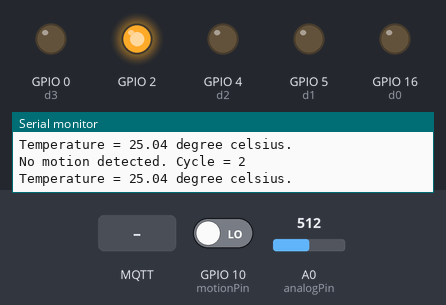
This sketch was run on a simulated ESP8266 (NodeMCU). On the bench: output pins drawn as LEDs (lit = HIGH, except the on-board LED, lit = LOW), the last lines printed to the serial monitor. The inputs (shaded band) are chosen by the test bench; at power-on: GPIO 10 (motionPin) LOW, A0 (analogPin) = 512. WiFi joins after 1.5 s; servers stay silent unless stated; random numbers use the default seed unless the sketch sets one; no MQTT or app messages arrive unless stated.

Above: at 2.7 s.
2.8 s: GPIO 10 (motionPin) driven HIGH
At 6.2 s:
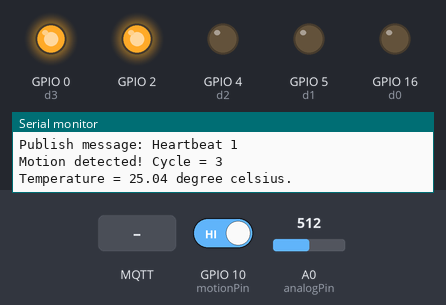
6.9 s: MQTT message "1" arrives on the first subscribed topic
8.4 s: MQTT message "on" arrives on the first subscribed topic
9.9 s: MQTT message "off" arrives on the first subscribed topic
Timing chart, 0 to 12.4 s (numbered marks = the images above; inputs shaded):
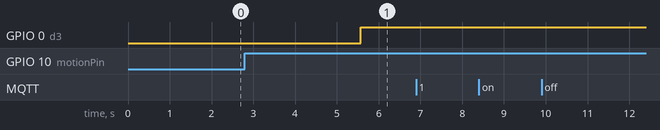

Measured:
- after the input at 2.8 s, GPIO 0 (d3): LOW → HIGH after 2.8 s

The sketch:

home-genie-nodemcu.ino
```cpp
/*
  Basic ESP8266 MQTT example
  This sketch demonstrates the capabilities of the pubsub library in combination
  with the ESP8266 board/library.
  It connects to an MQTT server then:
  - publishes "hello world" to the topic "outTopic" every two seconds
  - subscribes to the topic "inTopic", printing out any messages
    it receives. NB - it assumes the received payloads are strings not binary
  - If the first character of the topic "inTopic" is an 1, switch ON the ESP
  Led, else switch it off It will reconnect to the server if the connection is
  lost using a blocking reconnect function. See the 'mqtt_reconnect_nonblocking'
  example for how to achieve the same result without blocking the main loop. To
  install the ESP8266 board, (using Arduino 1.6.4+):
  - Add the following 3rd party board manager under "File -> Preferences ->
  Additional Boards Manager URLs":
       http://arduino.esp8266.com/stable/package_esp8266com_index.json
  - Open the "Tools -> Board -> Board Manager" and click install for the
  ESP8266"
  - Select your ESP8266 in "Tools -> Board"
*/
#include <ESP8266WiFi.h>
#include <PubSubClient.h>
#include <stdlib.h>

const char *ssid = "Void";
const char *password = "password";
const char *mqtt_server = "mqtt.eclipse.org";

const char *topic1 = "topic/ftflteam3/commands";
const char *topic2 = "topic/ftflteam3/activities";
const char *topic3 = "topic/ftflteam3/heartbeats";
const char *topic4 = "topic/ftflteam3/temperature";

// pins
int d0 = 16;  // blue led sw1
int d1 = 5;   // green led sw2
int d2 = 4;   // red led sw3
int d3 = 0;   // led
int d5 = 14;  // motor
int analogPin = A0;
int motionPin = 10;

// states
int heartbeat = 0;
bool lightAuto = true;
bool fanAuto = true;
double temperature = 0;
bool hasMotion = false;
int hasMotionCycles = 0;
int noMotionCycles = 0;

// timekeepers
unsigned long lastMsg = 0;          // millis
unsigned long lastMotionCheck = 0;  // millis
unsigned long lastTempCheck = 0;    // millis
unsigned long lastStatusSent = 0;   // millis

// intervals
const int heartbeatInterval = 5000;
const int motionCheckInterval = 1000;  // millis
const int tempCheckInterval = 1000;    // millis
const int sendStatusInterval = 1000;   // millis

// constants
const int fanStartTemp = 40;  // degree celsius
const int tempThreshold = 2;  // degree celsius

// constants needed for thermistor calculation
const double VCC = 3.3;              // NodeMCU on board 3.3v vcc
const double R2 = 10000;             // 10k ohm series resistor
const double adc_resolution = 1023;  // 10-bit adc
const double A = 0.001129148;        // thermistor equation parameters
const double B = 0.000234125;
const double C = 0.0000000876741;

// objects
WiFiClient espClient;
PubSubClient client(espClient);
#define MSG_BUFFER_SIZE (50)
char msg[MSG_BUFFER_SIZE];

void setup_wifi() {
  delay(10);
  Serial.println();
  Serial.print("Connecting to ");
  Serial.println(ssid);

  WiFi.mode(WIFI_STA);
  WiFi.begin(ssid, password);

  while (WiFi.status() != WL_CONNECTED) {
    delay(500);
    Serial.print(".");
  }

  randomSeed(micros());

  Serial.println("");
  Serial.println("WiFi connected");
  Serial.println("IP address: ");
  Serial.print(WiFi.localIP());
  Serial.println("");
}

void callback(char *topic, byte *payload, unsigned int length) {
  Serial.print("Message arrived at [");
  Serial.print(topic);
  Serial.print("]  ==> ");

  for (int i = 0; i < length; i++) {
    Serial.print((char)payload[i]);
  }
  Serial.println();

  if (strcmp(topic, topic1) == 0) {
    doAction(payload, length);
  }
}

void reconnect() {
  // Loop until we're reconnected
  while (!client.connected()) {
    Serial.print("Attempting MQTT connection...");
    // Create a random client ID
    String clientId = "ESP8266Client-";
    clientId += String(random(0xffff), HEX);
    // Attempt to connect
    if (client.connect(clientId.c_str())) {
      Serial.println("connected");
      // Once connected, publish an announcement...
      client.publish(topic2, "hello!");
      // ... and resubscribe
      client.subscribe(topic1);
    } else {
      Serial.print("failed, rc=");
      Serial.print(client.state());
      Serial.println(" trying again in 5 seconds");
      // Wait 5 seconds before retrying
      delay(5000);
    }
  }
}

void setup() {
  Serial.begin(115200);

  setup_wifi();
  client.setServer(mqtt_server, 1883);
  client.setCallback(callback);

  pinMode(BUILTIN_LED, OUTPUT);
  pinMode(d0, OUTPUT);  // sw1 blue led
  pinMode(d1, OUTPUT);  // sw2 green
  pinMode(d2, OUTPUT);  // sw3 red
  pinMode(d3, OUTPUT);  // led
  pinMode(d5, OUTPUT);  // motor
  pinMode(motionPin, INPUT);
  pinMode(analogPin, INPUT);
}

void loop() {
  if (!client.connected()) {
    reconnect();
  }

  client.loop();

  sendHeartbeat();

  motionDetect();

  thermistorTemp();

  // flow
  if (fanAuto) {
    if (temperature > fanStartTemp) {
      digitalWrite(d5, HIGH);
    } else {
      if (temperature < (fanStartTemp - tempThreshold)) {
        digitalWrite(d5, LOW);
      }
    }
  }

  if (lightAuto) {
    if (hasMotion) {
      digitalWrite(d3, HIGH);
    } else {
      digitalWrite(d3, LOW);
    }
  }

  sendStatus();

}  // loop()

void sendHeartbeat() {
  unsigned long now = millis();
  if (now - lastMsg > heartbeatInterval) {
    lastMsg = now;
    ++heartbeat;
    snprintf(msg, MSG_BUFFER_SIZE, "Heartbeat %ld", heartbeat);
    Serial.print("Publish message: ");
    Serial.println(msg);
    client.publish(topic3, msg);
  }
}

void sendStatus() {
  unsigned long now = millis();
  if (now - lastStatusSent > sendStatusInterval) {
    lastStatusSent = now;
    if (lightAuto) {
      client.publish(topic2, "switch6-on");
    } else {
      client.publish(topic2, "switch6-off");
    }
    delay(10);
    if (fanAuto) {
      client.publish(topic2, "switch7-on");
    } else {
      client.publish(topic2, "switch7-off");
    }
    delay(10);
    if (digitalRead(d0) == HIGH) {
      client.publish(topic2, "switch1-on");
    } else {
      client.publish(topic2, "switch1-off");
    }
    delay(10);
    if (digitalRead(d1) == HIGH) {
      client.publish(topic2, "switch2-on");
    } else {
      client.publish(topic2, "switch2-off");
    }
    delay(10);
    if (digitalRead(d2) == HIGH) {
      client.publish(topic2, "switch3-on");
    } else {
      client.publish(topic2, "switch3-off");
    }
    delay(10);
    if (digitalRead(d3) == HIGH) {
      client.publish(topic2, "switch4-on");
    } else {
      client.publish(topic2, "switch4-off");
    }
    delay(10);
    if (digitalRead(d5) == HIGH) {
      client.publish(topic2, "switch5-on");
    } else {
      client.publish(topic2, "switch5-off");
    }
    delay(10);
  }
}  // sendStatus()

void doAction(byte *payload, unsigned int length) {
  bool needToPublish = true;
  delay(20);
  if (!strncmp((char *)payload, "switch1-on", length)) {
    digitalWrite(d0, HIGH);
  } else if (!strncmp((char *)payload, "switch1-off", length)) {
    digitalWrite(d0, LOW);
  } else if (!strncmp((char *)payload, "switch2-on", length)) {
    digitalWrite(d1, HIGH);
  } else if (!strncmp((char *)payload, "switch2-off", length)) {
    digitalWrite(d1, LOW);
  } else if (!strncmp((char *)payload, "switch3-on", length)) {
    digitalWrite(d2, HIGH);
  } else if (!strncmp((char *)payload, "switch3-off", length)) {
    digitalWrite(d2, LOW);
  } else if (!strncmp((char *)payload, "switch4-on", length)) {
    if (!lightAuto) digitalWrite(d3, HIGH);
  } else if (!strncmp((char *)payload, "switch4-off", length)) {
    if (!lightAuto) digitalWrite(d3, LOW);
  } else if (!strncmp((char *)payload, "switch5-on", length)) {
    if (!fanAuto) digitalWrite(d5, HIGH);
  } else if (!strncmp((char *)payload, "switch5-off", length)) {
    if (!fanAuto) digitalWrite(d5, LOW);
  } else if (!strncmp((char *)payload, "switch6-on", length)) {
    lightAuto = true;
  } else if (!strncmp((char *)payload, "switch6-off", length)) {
    lightAuto = false;
  } else if (!strncmp((char *)payload, "switch7-on", length)) {
    fanAuto = true;
  } else if (!strncmp((char *)payload, "switch7-off", length)) {
    fanAuto = false;
  } else if (!strncmp((char *)payload, "led-on", length)) {
    digitalWrite(d3, HIGH);
  } else if (!strncmp((char *)payload, "led-off", length)) {
    digitalWrite(d3, LOW);
  } else if (!strncmp((char *)payload, "motor-on", length)) {
    digitalWrite(d5, HIGH);
  } else if (!strncmp((char *)payload, "motor-off", length)) {
    digitalWrite(d5, LOW);
  } else {
    needToPublish = false;
  }

  if (needToPublish) {
    char outMsg[length];
    for (int i = 0; i < length; i++) {
      outMsg[i] = (char)payload[i];
    }
    delay(10);
    client.publish(topic2, outMsg);
    delay(10);
    Serial.print("Published to topic2: ");
    Serial.println(outMsg);
  }
}  // doAction()

void motionDetect() {
  if (!lightAuto) {
    return;
  }

  const int motionTriggerCycles = 2;
  const int noMotionTriggerCycles = 6;
  unsigned long now = millis();
  if (now - lastMotionCheck > motionCheckInterval) {
    lastMotionCheck = now;
    int motionVal = digitalRead(motionPin);
    if (motionVal == HIGH) {
      Serial.print("Motion detected! Cycle = ");
      noMotionCycles = 0;
      hasMotionCycles++;
      Serial.println(hasMotionCycles);
      if (hasMotionCycles > motionTriggerCycles) {
        hasMotion = true;
        hasMotionCycles = 0;
      }
    } else {
      Serial.print("No motion detected. Cycle = ");
      hasMotionCycles = 0;
      noMotionCycles++;
      Serial.println(noMotionCycles);
      if (noMotionCycles > noMotionTriggerCycles) {
        hasMotion = false;
        noMotionCycles = 0;
      }
    }
  }
}

void thermistorTemp() {
  if (!fanAuto) {
    return;
  }

  unsigned long now = millis();
  if (now - lastTempCheck > tempCheckInterval) {
    lastTempCheck = now;
    double Vout, Rth, adc_heartbeat;

    temperature = 0;
    adc_heartbeat = analogRead(analogPin);
    Vout = (adc_heartbeat * VCC) / adc_resolution;
    Rth = (VCC * R2 / Vout) - R2;

    /*  Steinhart-Hart Thermistor Equation:
      Temperature in Kelvin = 1 / (A + B[ln(R)] + C[ln(R)]^3)
      where A = 0.001129148, B = 0.000234125 and C = 8.76741*10^-8  */
    temperature = (1 / (A + (B * log(Rth)) +
                        (C * pow((log(Rth)), 3))));  // Temperature in kelvin

    temperature = temperature - 273.15;  // Temperature in degree celsius
    Serial.print("Temperature = ");
    Serial.print(temperature);
    Serial.println(" degree celsius.");

    char tempStr[50];
    snprintf(tempStr, 50, "%d", (int)temperature);
    client.publish(topic4, tempStr);
    // delay(500);
  }
}  // thermistorTemp()
```
